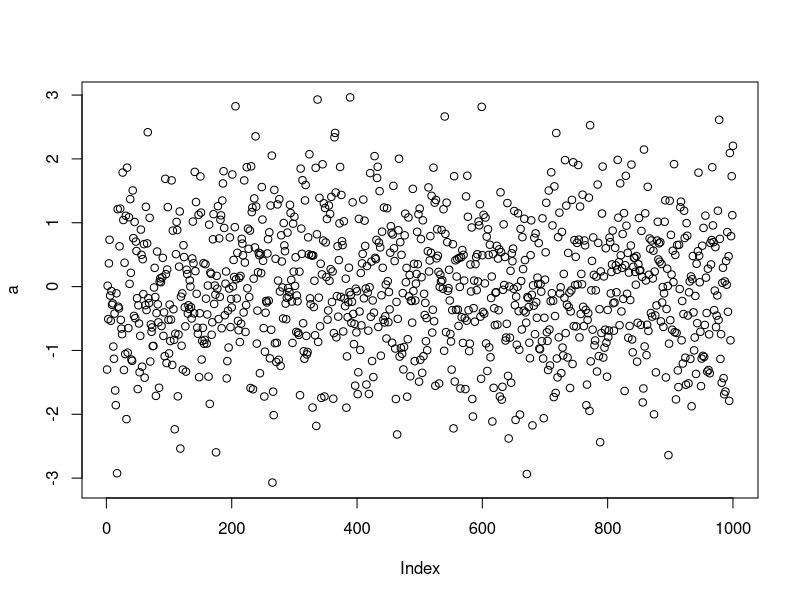

Reproduce this figure in R.
## ---- chunk 1
a <- rnorm(1000)

plot (a)
